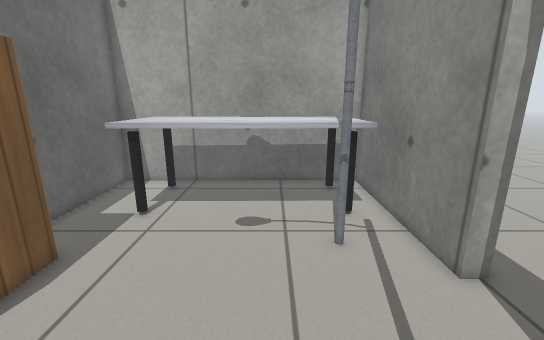
[1] (above)

15 first-person views from a walk through a Gazebo world. The camera is 0.9 m above the floor, tilts 14° down and sees 90° across. The floor is counted in squares, 0.2 m on a side. Each view is taken from the middle of a square. On the plan, view 1 faces up. The plan holds only what a view shows up to about 20 squares ahead; the rest is blank. Simple patterns stand in for the simulator's built-in surfaces.

[2]
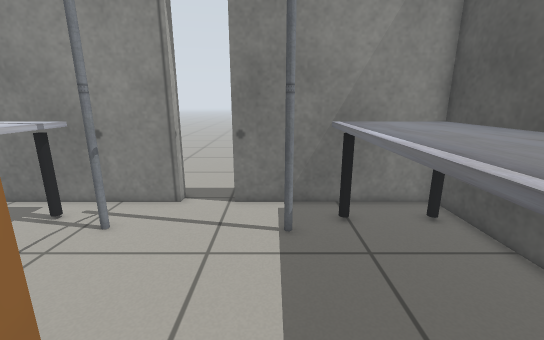

[3]
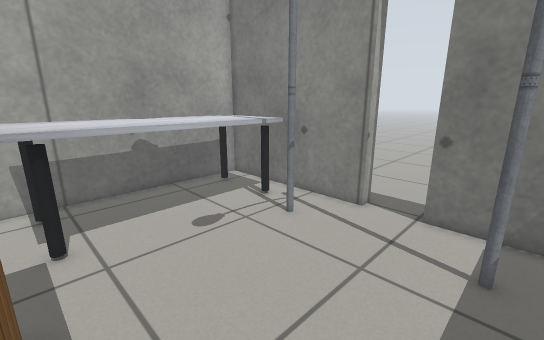

[4]
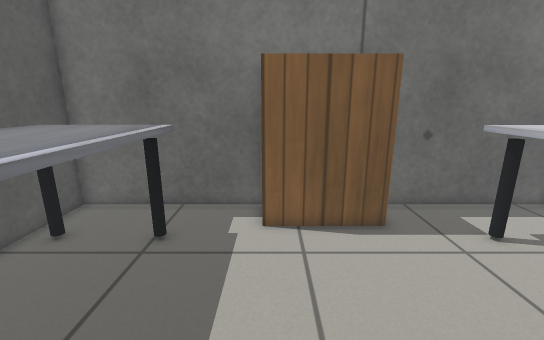

[5]
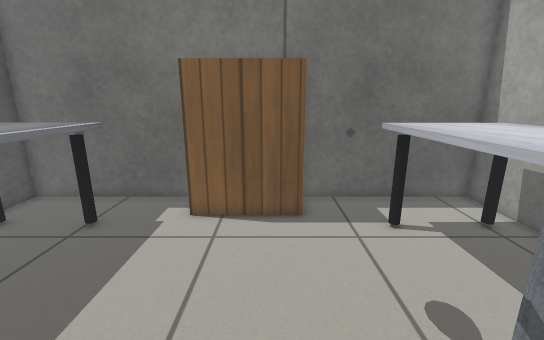

[6]
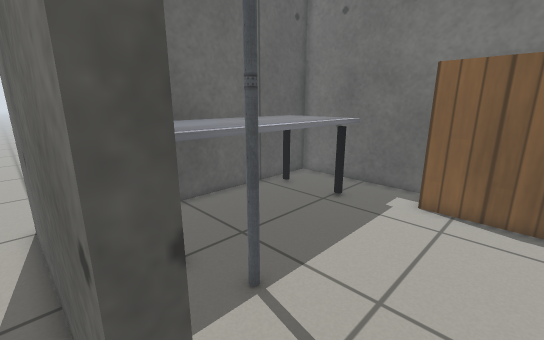

[7]
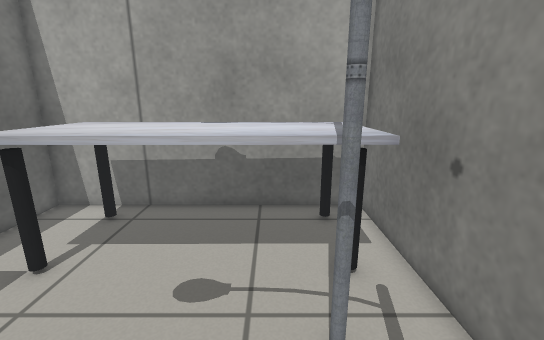

[8]
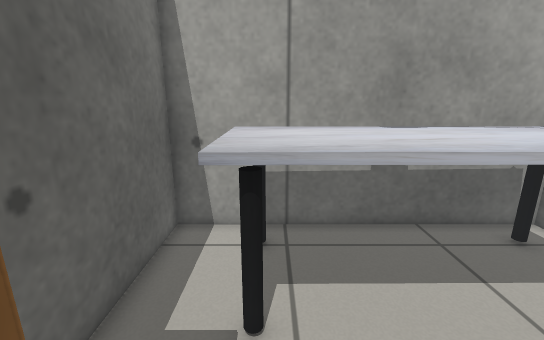

[9]
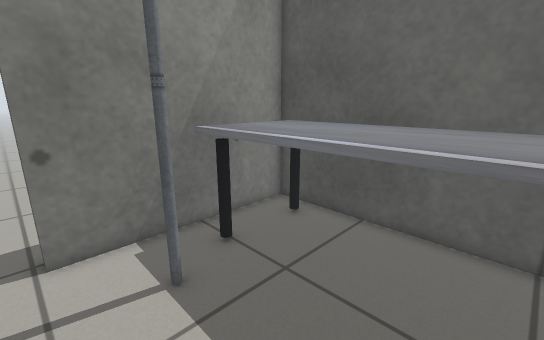

[10]
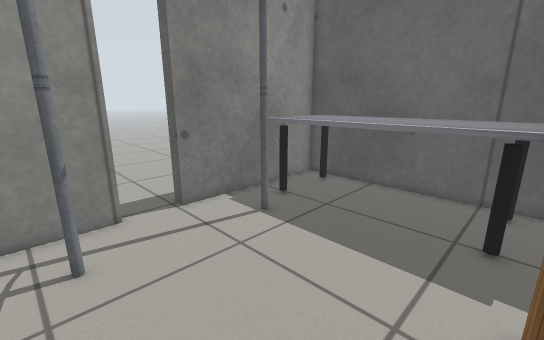

[11]
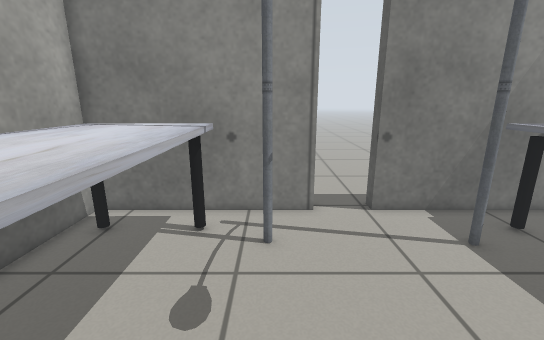

[12]
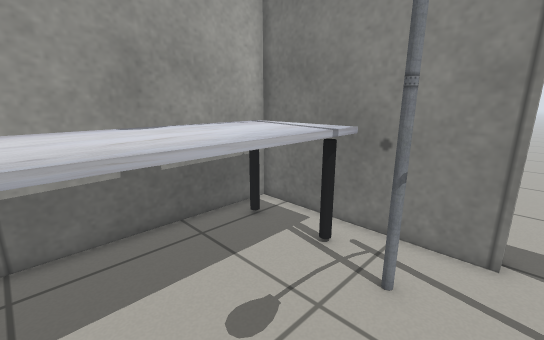

[13]
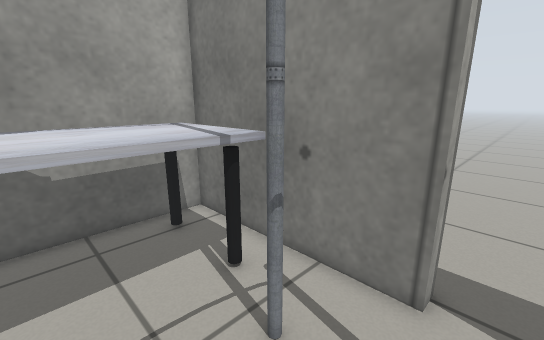

[14]
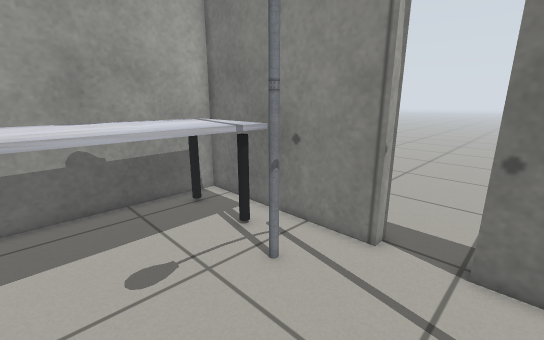

[15]
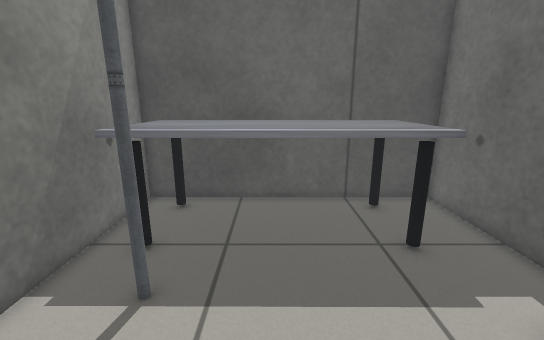

### Floor plan
Points are (right, up) in squares from view 1. A wall is a line through its corners. A room is listed if a view was taken in it or the views show most of it. See-through windows are left out.
Room 1 (views 1, 2, 3, 4, 5, 7, 8, 9, 10, 11, 12, 13, 14, 15)
walls: (4.9, 6.2) (4.9, 15.5) (-8.6, 15.5) (-8.6, -5.5) (4.9, -5.5) (4.9, 3.7)
ways out: open door at (5.2, 5) to room 2
objects: bookshelf (-7, 3) to (-7, 7); table (-6, -5) to (4, 0); table (-6, 10) to (4, 14); lamp (2, 1); lamp (2, 8)
Room 2 (view 6)
walls: (4.9, 3.7) (5.7, 3.7) (5.7, -6.2); (5.7, 6.2) (4.9, 6.2)
ways out: open door at (5.2, 5) to room 1

Positions as (right, up) in squares from view 1, and headings:
1: (0, 0), facing up
2: (-7, 2), facing right
3: (-6, 1), facing up-right
4: (3, 3), facing left
5: (4, 6), facing left
6: (6, 6), facing down-left
7: (1, 4), facing up
8: (-5, 6), facing up
9: (-4, 4), facing down-right
10: (-6, 9), facing down-right
11: (-6, 8), facing right
12: (-4, 6), facing up-right
13: (-1, 5), facing up-right
14: (-3, 3), facing up-right
15: (-1, 7), facing down
